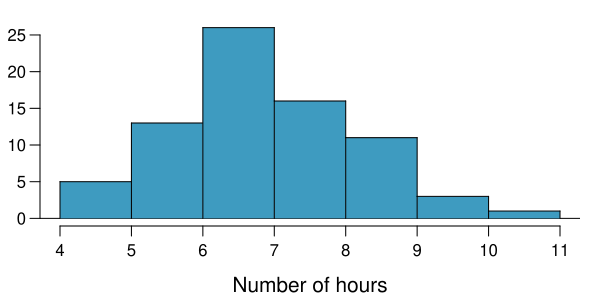

Write the R code that produced this figure.
library(openintro)
data(ballBearing)

oiB = "#3E9BC0"

###

pdf("ballBearing.pdf", height = 3, width = 6)

par(mar=c(3.7,2,1,1), las=1, mgp=c(2.5,0.7,0), mfrow = c(1,1), cex.lab = 1.25)

histPlot(ballBearing[,1], col = oiB, xlab = "Number of hours", ylab = "")

dev.off()

###

pdf("ballBearing_pval.pdf", height = 3, width = 6)

par(mar=c(2,0,0,0), las=1, mgp=c(3,1,0), mfrow = c(1,1))

m = 7
s = 1.25/sqrt(75)
l = 6.85
u = 7.15

normTail(m = m, s = s, L = l, U = u, axes = FALSE, col = oiB)
axis(1, at = c(m - 3*s,l,m,u,m + 3*s), label = c(NA,l,m,u,NA), cex.axis = 1.25)

dev.off()
